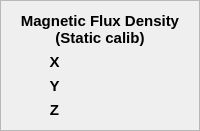
             <widget class="QFrame" name="frame_18">
              <property name="frameShape">
               <enum>QFrame::StyledPanel</enum>
              </property>
              <property name="frameShadow">
               <enum>QFrame::Raised</enum>
              </property>
              <layout class="QGridLayout" name="gridLayout_29">
               <item row="0" column="0" colspan="2">
                <widget class="QLabel" name="magn_static_calib_frame_title">
                 <property name="font">
                  <font>
                   <pointsize>11</pointsize>
                   <weight>75</weight>
                   <bold>true</bold>
                  </font>
                 </property>
                 <property name="text">
                  <string>Magnetic Flux Density
(Static calib)</string>
                 </property>
                 <property name="alignment">
                  <set>Qt::AlignCenter</set>
                 </property>
                </widget>
               </item>
               <item row="1" column="0">
                <widget class="QLabel" name="magn_static_calib_x_text">
                 <property name="font">
                  <font>
                   <pointsize>11</pointsize>
                   <weight>75</weight>
                   <bold>true</bold>
                  </font>
                 </property>
                 <property name="text">
                  <string>X</string>
                 </property>
                 <property name="alignment">
                  <set>Qt::AlignCenter</set>
                 </property>
                </widget>
               </item>
               <item row="1" column="1">
                <widget class="QLabel" name="magn_static_calib_x_value">
                 <property name="font">
                  <font>
                   <pointsize>12</pointsize>
                  </font>
                 </property>
                 <property name="text">
                  <string>&lt;value&gt;</string>
                 </property>
                 <property name="alignment">
                  <set>Qt::AlignCenter</set>
                 </property>
                </widget>
               </item>
               <item row="2" column="0">
                <widget class="QLabel" name="magn_static_calib_y_text">
                 <property name="font">
                  <font>
                   <pointsize>11</pointsize>
                   <weight>75</weight>
                   <bold>true</bold>
                  </font>
                 </property>
                 <property name="text">
                  <string>Y</string>
                 </property>
                 <property name="alignment">
                  <set>Qt::AlignCenter</set>
                 </property>
                </widget>
               </item>
               <item row="2" column="1">
                <widget class="QLabel" name="magn_static_calib_y_value">
                 <property name="font">
                  <font>
                   <pointsize>12</pointsize>
                  </font>
                 </property>
                 <property name="text">
                  <string>&lt;value&gt;</string>
                 </property>
                 <property name="alignment">
                  <set>Qt::AlignCenter</set>
                 </property>
                </widget>
               </item>
               <item row="3" column="0">
                <widget class="QLabel" name="magn_static_calib_z_text">
                 <property name="font">
                  <font>
                   <pointsize>11</pointsize>
                   <weight>75</weight>
                   <bold>true</bold>
                  </font>
                 </property>
                 <property name="text">
                  <string>Z</string>
                 </property>
                 <property name="alignment">
                  <set>Qt::AlignCenter</set>
                 </property>
                </widget>
               </item>
               <item row="3" column="1">
                <widget class="QLabel" name="magn_static_calib_z_value">
                 <property name="font">
                  <font>
                   <pointsize>12</pointsize>
                  </font>
                 </property>
                 <property name="text">
                  <string>&lt;value&gt;</string>
                 </property>
                 <property name="alignment">
                  <set>Qt::AlignCenter</set>
                 </property>
                </widget>
               </item>
              </layout>
             </widget>
